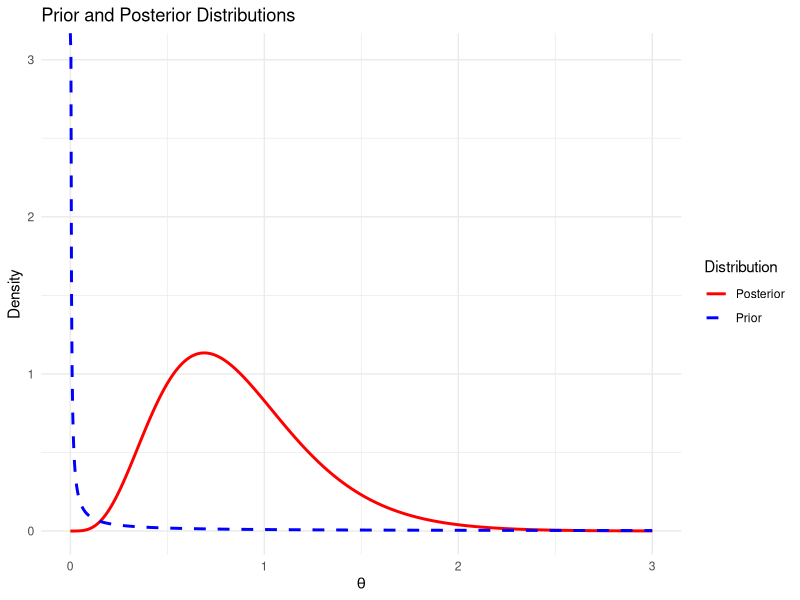
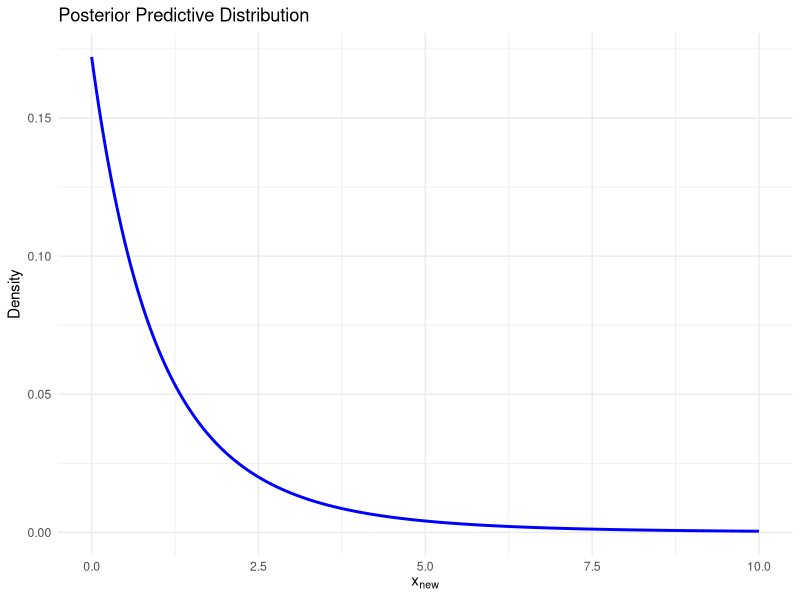

R code for these plots, in order:
# Load required library
library(ggplot2)
library(tibble)

# Define prior parameters
alpha <- 0.01
beta <- 0.01

# Observed data
X <- c(1.2, 0.8, 1.5, 1.0, 1.3)
n <- length(X)
S <- sum(X)

# Compute posterior parameters
alpha_post <- alpha + n
beta_post <- beta + S

# Define range for theta
theta_vals <- seq(0, 3, length = 1000)

# Compute densities
prior_density <- dgamma(theta_vals, shape = alpha, rate = beta)
posterior_density <- dgamma(theta_vals, shape = alpha_post, rate = beta_post)

# Create a data frame for plotting
prior_data <- data.frame(theta = theta_vals, density = prior_density, Distribution = "Prior")
posterior_data <- data.frame(theta = theta_vals, density = posterior_density, Distribution = "Posterior")

data <- rbind(prior_data, posterior_data)

# Plot prior and posterior distributions
ggplot(data, aes(x = theta, y = density, color = Distribution, linetype = Distribution)) +
  geom_line(size = 1) +
  labs(title = "Prior and Posterior Distributions",
       x = expression(theta),
       y = "Density") +
  theme_minimal() +
  scale_color_manual(values = c("Prior" = "blue", "Posterior" = "red")) +
  scale_linetype_manual(values = c("Prior" = "dashed", "Posterior" = "solid"))

# Posterior predictive distribution

# Generate sequence
x_new <- seq(0, 10, length.out = 10000)

# Compute posterior predictive samples
posterior_predictive <- (5.81^5.01) / (5.81 + x_new)^6.01

# Create a tibble (data frame) for ggplot
data <- tibble(x = x_new, y = posterior_predictive)

# Create the plot
ggplot(data, aes(x = x, y = y)) +
  geom_line(color = "blue",size = 1) +
  labs(title = "Posterior Predictive Distribution",
       x = expression(x[new]),
       y = "Density") +
  theme_minimal()
